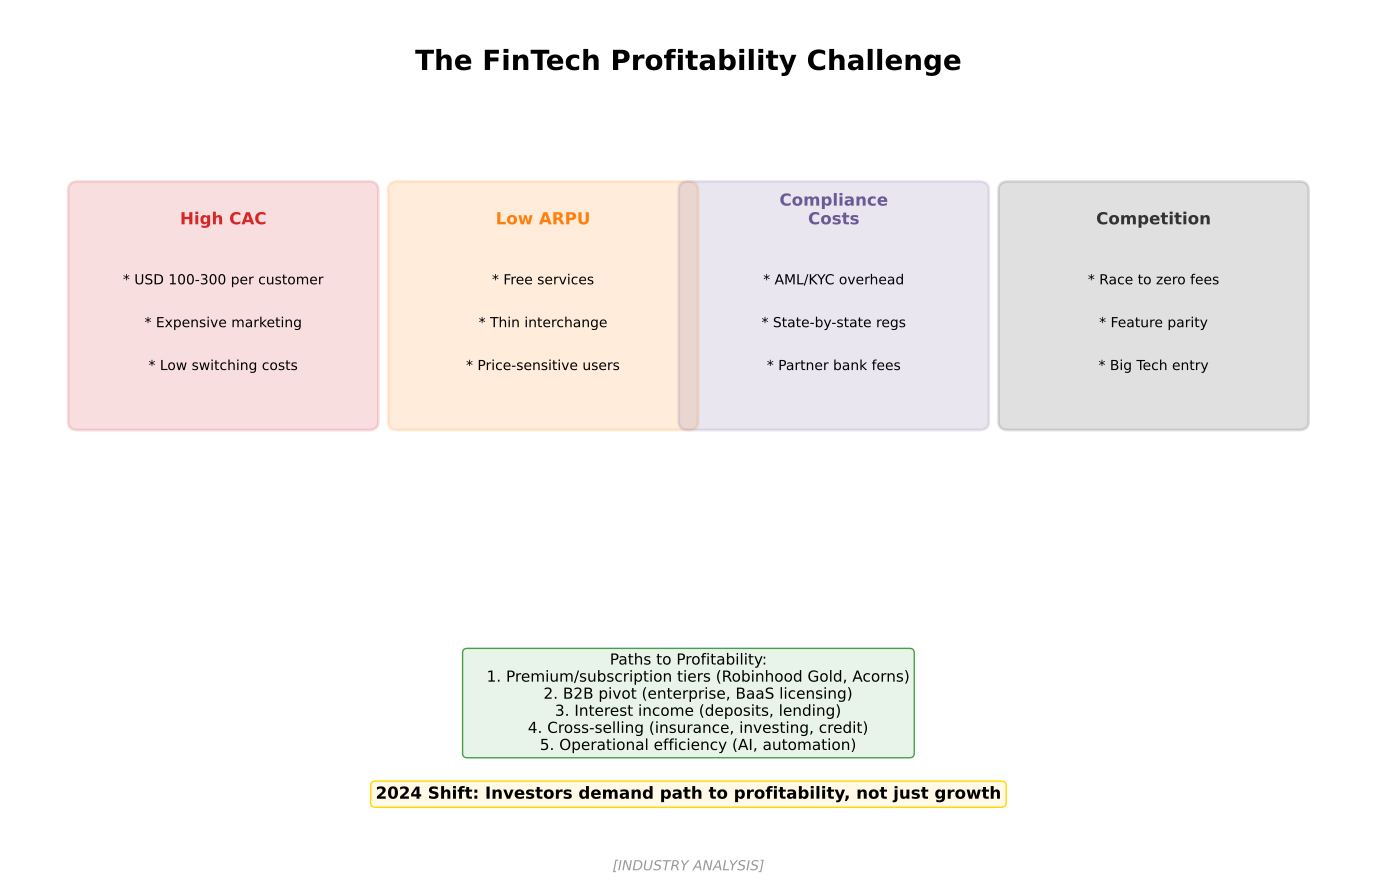

This figure's Python source:
"""
FinTech Profitability Challenge
Shows FinTech path to profitability

Output: fintech_profitability_challenge.pdf
Module: module_01_fintech
Lesson: 12 - FinTech Trends
"""

from pathlib import Path
import matplotlib.pyplot as plt
import matplotlib.patches as mpatches
import numpy as np

CHART_METADATA = {
    'title': 'FinTech Profitability Challenge',
    'module': 'module_01_fintech',
    'lesson': 12,
    'url': 'https://github.com/Digital-AI-Finance/digital-finance/tree/main/module_01_fintech/figures/fintech_profitability_challenge'
}

plt.rcParams.update({
    'font.size': 14,
    'axes.labelsize': 14,
})

def create_chart():
    """Create FinTech profitability challenge diagram"""
    fig, ax = plt.subplots(figsize=(14, 9))
    ax.set_xlim(0, 14)
    ax.set_ylim(0, 10)
    ax.axis('off')

    # Title
    ax.text(7, 9.3, 'The FinTech Profitability Challenge', fontsize=20, fontweight='bold', ha='center')

    # Problem areas
    problems = [
        {
            'name': 'High CAC',
            'x': 2.2, 'y': 6.5,
            'color': '#D62728',
            'issues': ['USD 100-300 per customer', 'Expensive marketing', 'Low switching costs'],
        },
        {
            'name': 'Low ARPU',
            'x': 5.5, 'y': 6.5,
            'color': '#FF7F0E',
            'issues': ['Free services', 'Thin interchange', 'Price-sensitive users'],
        },
        {
            'name': 'Compliance\nCosts',
            'x': 8.5, 'y': 6.5,
            'color': '#6B5B95',
            'issues': ['AML/KYC overhead', 'State-by-state regs', 'Partner bank fees'],
        },
        {
            'name': 'Competition',
            'x': 11.8, 'y': 6.5,
            'color': '#333333',
            'issues': ['Race to zero fees', 'Feature parity', 'Big Tech entry'],
        },
    ]

    for prob in problems:
        box = mpatches.FancyBboxPatch((prob['x']-1.5, prob['y']-1.3), 3, 2.7,
                                       boxstyle='round,pad=0.1',
                                       facecolor=prob['color'], alpha=0.15,
                                       edgecolor=prob['color'], lw=2)
        ax.add_patch(box)
        ax.text(prob['x'], prob['y']+1, prob['name'], ha='center',
               fontsize=12, fontweight='bold', color=prob['color'])

        for i, issue in enumerate(prob['issues']):
            ax.text(prob['x'], prob['y']+0.3-i*0.5, f'* {issue}', ha='center', fontsize=10)

    # Paths to profitability
    paths = """Paths to Profitability:
    1. Premium/subscription tiers (Robinhood Gold, Acorns)
    2. B2B pivot (enterprise, BaaS licensing)
    3. Interest income (deposits, lending)
    4. Cross-selling (insurance, investing, credit)
    5. Operational efficiency (AI, automation)"""

    ax.text(7, 2.5, paths, ha='center', fontsize=11, va='top',
           bbox=dict(boxstyle='round', facecolor='#E8F4EA', edgecolor='#44A044'))

    # Note
    note = "2024 Shift: Investors demand path to profitability, not just growth"
    ax.text(7, 0.8, note, ha='center', fontsize=12, fontweight='bold',
           bbox=dict(boxstyle='round', facecolor='#FFF9E6', edgecolor='#FFD700'))

    # Source
    fig.text(0.5, 0.02, '[INDUSTRY ANALYSIS]',
            fontsize=10, ha='center', style='italic', color='#999999')

    plt.tight_layout()

    output_path = Path(__file__).parent / 'fintech_profitability_challenge.pdf'
    plt.savefig(output_path, format='pdf', dpi=300, bbox_inches='tight')
    plt.close()
    print(f"Chart saved to: {output_path}")
    return output_path

if __name__ == '__main__':
    create_chart()
